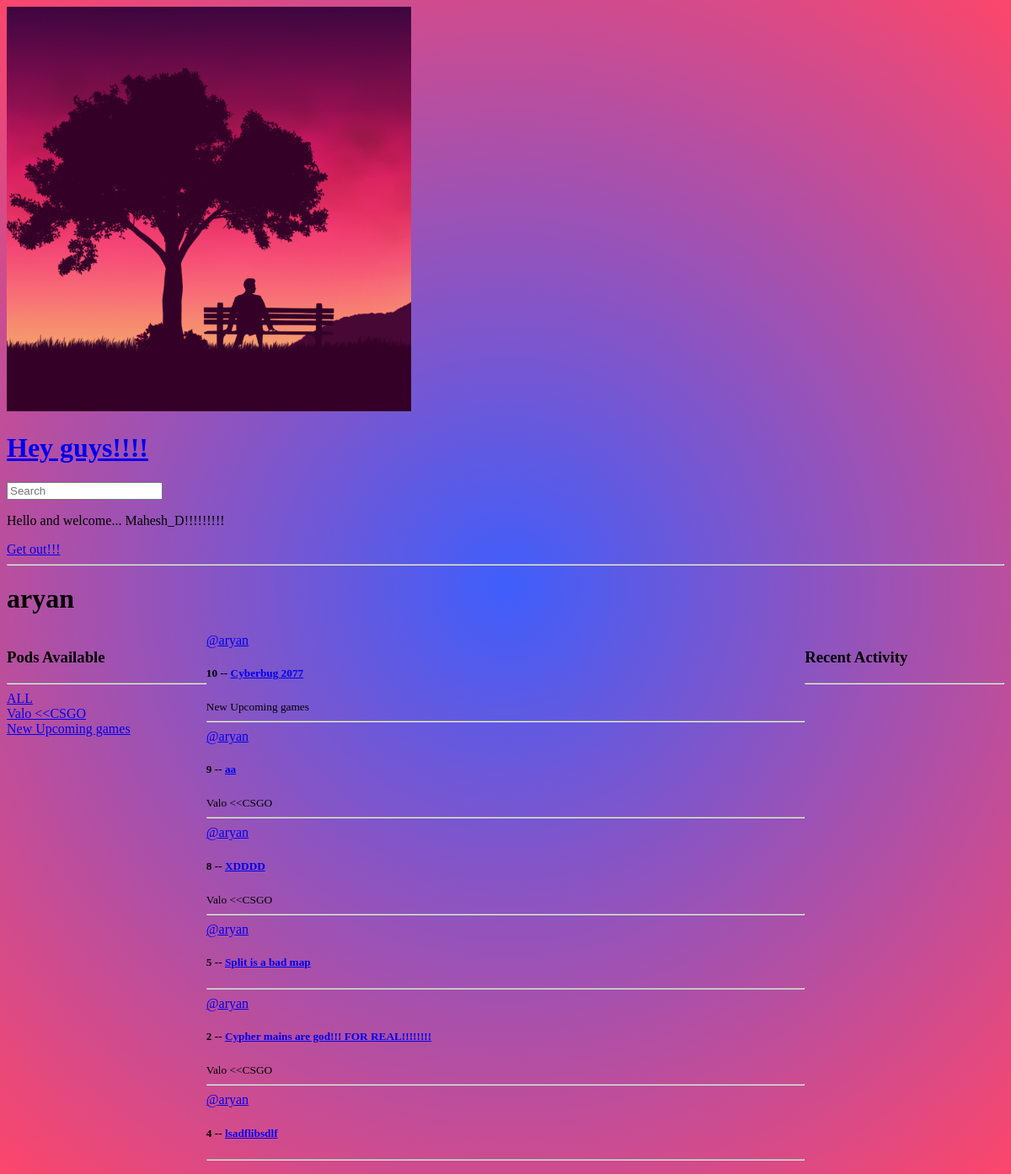
Page /profile/1 (signed in) on the committed database.
### basicapp/models.py (models this page shows, shortened)
class Topic(models.Model):
    name = models.CharField(max_length = 200)

class Room(models.Model):
    host = models.ForeignKey(User, on_delete = models.SET_NULL, null = True)
    topic = models.ForeignKey(Topic, on_delete = models.SET_NULL, null = True)
    name = models.CharField(max_length = 200)
    desc = models.TextField(null = True, blank = True)
    participants = models.ManyToManyField(User, related_name = 'participants', blank = True)
    updated = models.DateTimeField(auto_now = True)
    created = models.DateTimeField(auto_now_add = True)
    class Meta:
        ordering = ['-updated', '-created']

### basicapp/views.py (the view)
# urls.py: path('profile/<str:pk>', views.userprofile, name = 'profile'),
@login_required(login_url = 'login')
def userprofile(request, pk):
    user = User.objects.get(id = pk)
    rooms = user.room_set.all()
    room_message = user.message_set.all()
    topics = Topic.objects.all()
    context = {'user': user, 'rooms': rooms, 'room_message': room_message, 'topics': topics}
    return render(request, 'basicapp/profile.html', context)

### basicapp/templates/basicapp/profile.html (shortened to what this page needs)
{% extends 'main.html' %}
{% block content %}
<h1>{{user.username}}</h1>
<div class="profile-container">
    <div>
        {% include 'basicapp/topic_comp.html' %}
    </div>
    <div>
        {% include 'basicapp/feed_comp.html' %}
    </div>
    <div>
        {% include 'basicapp/activity_comp.html' %}
    </div>
</div>
{% endblock content %}

### templates/navbar.html
{% load static %}
<a href = '/'>
    <img class="imagelogo" src="{% static 'images/logo.jpg' %}" alt="image logo">
    <h1>Hey guys!!!!</h1>
</a>
<form method="GET" action="{% url 'home' %}">
    <input type="text" name="q" placeholder="Search"/>
</form>
{% if request.user.is_authenticated %}
<p>Hello and welcome... {{request.user}}!!!!!!!!!</p>
<a href="{% url 'logout' %}">Get out!!!</a>
{% else %}
<a href="{% url 'login' %}">Login</a>
{% endif %}
<hr>

### basicapp/templates/basicapp/topic_comp.html
<h3>Pods Available</h3>
        <hr>
        <div>
            <a href="{% url 'home' %}">ALL</a>
        </div>
        {% for topic in topics %}
            <div>
                <a href="{% url 'home' %}?q={{topic.name}}">{{topic.name}}</a>
            </div>
        {% endfor %}

### basicapp/templates/basicapp/feed_comp.html (shortened to what this page needs)
<div>
    {% for room in rooms %}
        <div>
            <a href="{% url 'profile' room.host.id %}">@{{room.host.username}}</a>
            <h5>{{room.id}} -- <a href = "{% url 'room' room.id%}">{{room.name}}</a></h5>
            <small>{{room.topic.name}}</small>
            <hr>
        </div>
    {% endfor %}
</div>

### static/styles/main.css (style rules this page uses)
body { background: rgb(63,94,251); background: radial-gradient(circle, rgba(63,94,251,1) 0%, rgba(252,70,107,1) 100%); }

### basicapp/templates/basicapp/profile.html (style rules this page uses)
.profile-container { display: grid; grid-template-columns: 1fr 3fr 1fr; }

### rows in the picture
Topic: name "Valo <<CSGO"
Topic: name "New Upcoming games"
Room: host.username "aryan", id "10", name "Cyberbug 2077", topic.name "New Upcoming games"
Room: host.username "aryan", id "9", name "aa", topic.name "Valo <<CSGO"
Room: host.username "aryan", id "8", name "XDDDD", topic.name "Valo <<CSGO"
Room: host.username "aryan", id "5", name "Split is a bad map"
Room: host.username "aryan", id "2", name "Cypher mains are god!!! FOR REAL!!!!!!!!", topic.name "Valo <<CSGO"
Room: host.username "aryan", id "4", name "lsadflibsdlf"

### other values in the picture
{{ request.user }} "Mahesh_D"
{{ user.username }} "aryan"
